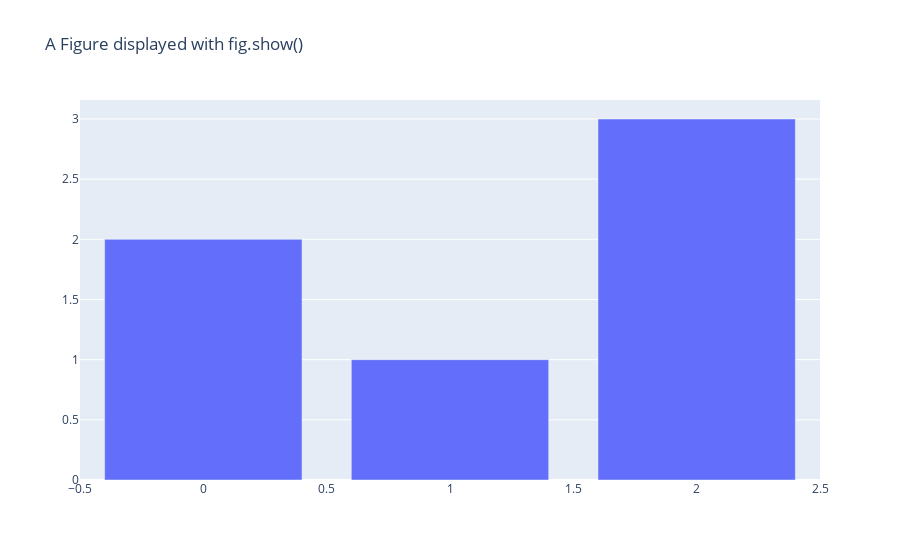

The cell this chart's notebook holds for it:
### Markdown cell above
# Note

The simplest way to plot a plotly graph for a pandas DataFrame is using plotly express as follows:

```
import pandas as pd
import plotly.express as px

df = pd.read_csv('http://bit.ly/drinksbycountry')
px.bar(df[['continent', 'beer_servings', 'spirit_servings']].melt(id_vars='continent'), x='continent', y='value', color='variable', barmode='group')
```


# Introduction
This file has some key concepts on plotly.

# Displaying figures with Plotly

Ref: [Plotly renderers](https://plot.ly/python/renderers/)

There are three general approaches to displaying plotly figures:

1. Using the renderers framework in the context of a script or a notebook
2. Using Dash in a web app context
3. Using `FigureWidget` in an ipywidget context

## Renderers framework

Renderers framework can be used by `.show` method which is called on a graph object figure, or passing the figure to `plotly.io.show` function.

### Code cell
import plotly.graph_objects as go
fig = go.Figure(
    data=[go.Bar(y=[2, 1, 3])],
    layout_title_text="A Figure displayed with fig.show()"
)
fig.show()

### Figure 1 — Plotly figure (JSON) as saved in the notebook; plotly's stock layout.template omitted (floating-point values rounded to 4 significant figures)
{"data": [{"type": "bar", "y": [2, 1, 3]}], "layout": {"title": {"text": "A Figure displayed with fig.show()"}}}
